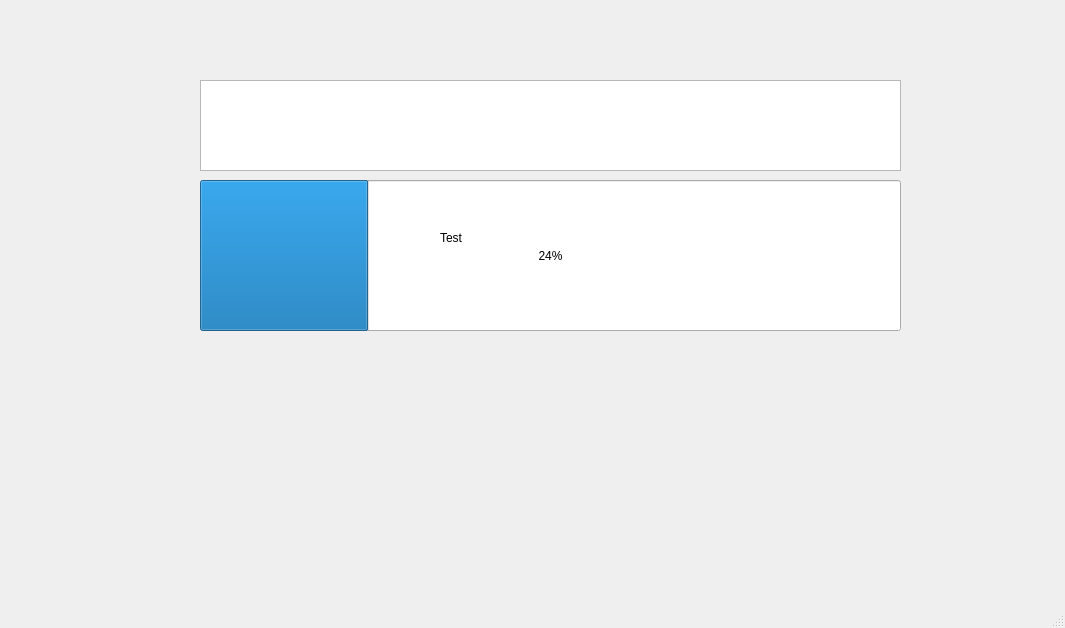
<?xml version="1.0" encoding="UTF-8"?>
<ui version="4.0">
 <class>ProgressBarWindow</class>
 <widget class="QMainWindow" name="ProgressBarWindow">
  <property name="geometry">
   <rect>
    <x>0</x>
    <y>0</y>
    <width>1065</width>
    <height>628</height>
   </rect>
  </property>
  <property name="windowTitle">
   <string>MainWindow</string>
  </property>
  <widget class="QWidget" name="centralwidget">
   <widget class="QProgressBar" name="progressBar">
    <property name="geometry">
     <rect>
      <x>200</x>
      <y>180</y>
      <width>701</width>
      <height>151</height>
     </rect>
    </property>
    <property name="value">
     <number>24</number>
    </property>
   </widget>
   <widget class="QListWidget" name="listWidget">
    <property name="geometry">
     <rect>
      <x>200</x>
      <y>80</y>
      <width>701</width>
      <height>91</height>
     </rect>
    </property>
   </widget>
   <widget class="QLabel" name="label">
    <property name="geometry">
     <rect>
      <x>440</x>
      <y>230</y>
      <width>58</width>
      <height>16</height>
     </rect>
    </property>
    <property name="text">
     <string>Test</string>
    </property>
   </widget>
  </widget>
  <widget class="QMenuBar" name="menubar">
   <property name="geometry">
    <rect>
     <x>0</x>
     <y>0</y>
     <width>1065</width>
     <height>21</height>
    </rect>
   </property>
  </widget>
  <widget class="QStatusBar" name="statusbar"/>
 </widget>
 <resources/>
 <connections/>
</ui>
